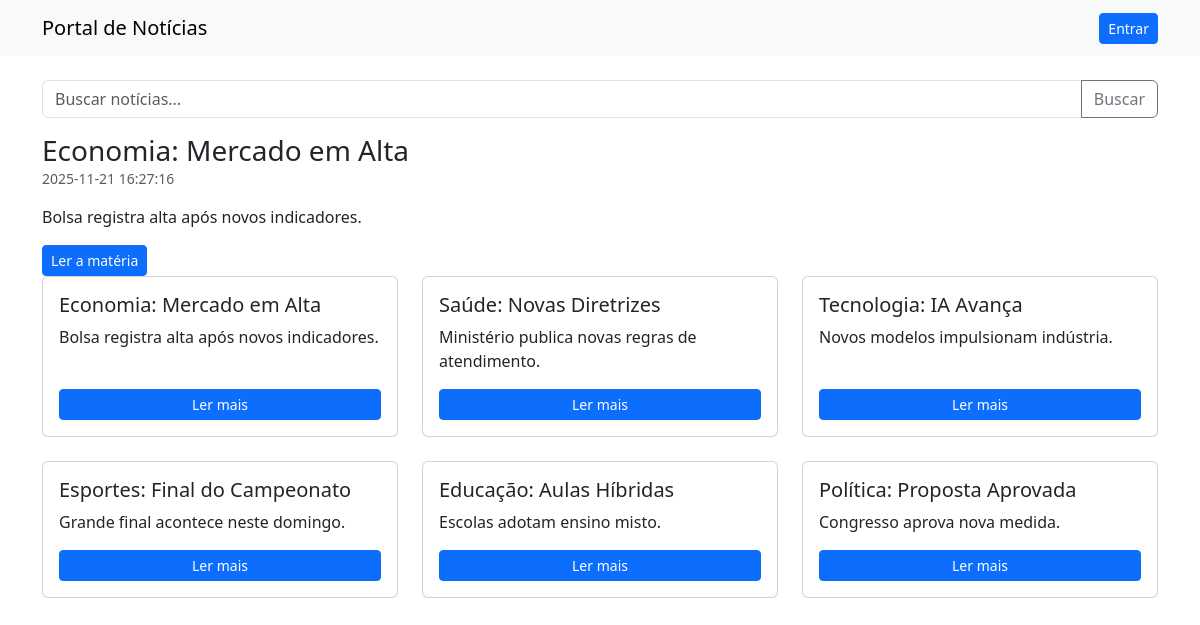
The page / on the database its author committed.
### tables this page shows
CREATE TABLE news (
  id INTEGER PRIMARY KEY AUTOINCREMENT,
  title TEXT,
  summary TEXT,
  content TEXT,
  image TEXT,
  created_at DATETIME DEFAULT CURRENT_TIMESTAMP
);

### db.php (called while the page is built, shortened)
<?php
function isLoggedIn(){
  return isset($_SESSION['user']);
}
?>

### index.php (the view, shortened to what this page needs)
<?php
require 'db.php';
$pdo = getPDO();
$search = isset($_GET['q']) ? trim($_GET['q']) : '';
if ($search !== '') {
  $stmt = $pdo->prepare("SELECT * FROM news WHERE title LIKE :s OR summary LIKE :s ORDER BY created_at DESC");
  $stmt->execute([':s'=>'%'.$search.'%']);
} else {
  $stmt = $pdo->query("SELECT * FROM news ORDER BY created_at DESC");
}
$items = $stmt->fetchAll(PDO::FETCH_ASSOC);
?>
<!doctype html>
<html>
<head>
  <link href="https://cdn.jsdelivr.net/npm/bootstrap@5.3.2/dist/css/bootstrap.min.css" rel="stylesheet">
</head>
<body>
<nav class="navbar navbar-expand-lg navbar-light bg-light mb-4">
  <div class="container">
    <a class="navbar-brand" href="index.php">Portal de Notícias</a>
    <div>
      <?php if (isLoggedIn()): ?>
        <a class="btn btn-sm btn-outline-primary" href="admin.php">Painel</a>
        <a class="btn btn-sm btn-outline-secondary" href="logout.php">Sair</a>
      <?php else: ?>
        <a class="btn btn-sm btn-primary" href="login.php">Entrar</a>
      <?php endif; ?>
    </div>
  </div>
</nav>
<div class="container">
<?php $featured = count($items) ? $items[0] : null; ?>
  <form class="mb-3" method="get" action="index.php">
    <div class="input-group">
      <input class="form-control" name="q" placeholder="Buscar notícias..." value="<?php echo htmlspecialchars($search); ?>">
      <button class="btn btn-outline-secondary">Buscar</button>
    </div>
  </form>
  <?php if ($featured): ?>
  <div class="hero">
    <div class="hero-body">
      <h2 class="h3 card-title"><?php echo htmlspecialchars($featured['title']); ?></h2>
      <p class="text-muted small"><?php echo $featured['created_at']; ?></p>
      <p><?php echo nl2br(htmlspecialchars($featured['summary'])); ?></p>
      <a href="view.php?id=<?php echo $featured['id']; ?>" class="btn btn-sm btn-primary">Ler a matéria</a>
    </div>
  </div>
  <?php endif; ?>
  <div class="row">
    <?php foreach($items as $row): ?>
      <div class="col-md-4 mb-4">
        <div class="card h-100">
          <div class="card-body d-flex flex-column">
            <h5 class="card-title"><?php echo htmlspecialchars($row['title']); ?></h5>
            <p class="card-text"><?php echo nl2br(htmlspecialchars($row['summary'])); ?></p>
            <a href="view.php?id=<?php echo $row['id']; ?>" class="mt-auto btn btn-sm btn-primary">Ler mais</a>
          </div>
        </div>
      </div>
    <?php endforeach; ?>
  </div>
</div>
</body>
</html>

### rows shown on the page
news: title "Economia: Mercado em Alta", created_at "2025-11-21 16:27:16", summary "Bolsa registra alta após novos indicadores."
news: title "Saúde: Novas Diretrizes", summary "Ministério publica novas regras de atendimento."
news: title "Tecnologia: IA Avança", summary "Novos modelos impulsionam indústria."
news: title "Esportes: Final do Campeonato", summary "Grande final acontece neste domingo."
news: title "Educação: Aulas Híbridas", summary "Escolas adotam ensino misto."
news: title "Política: Proposta Aprovada", summary "Congresso aprova nova medida."
